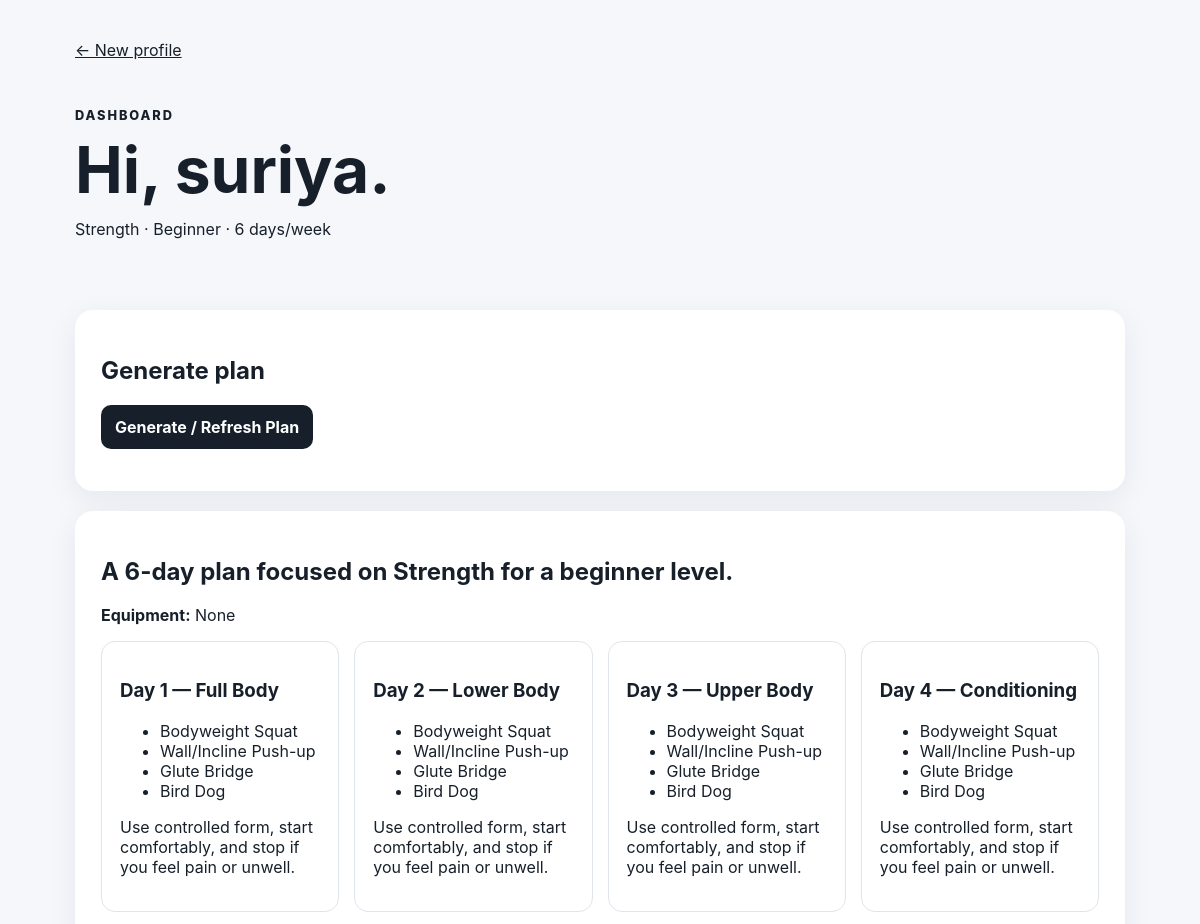
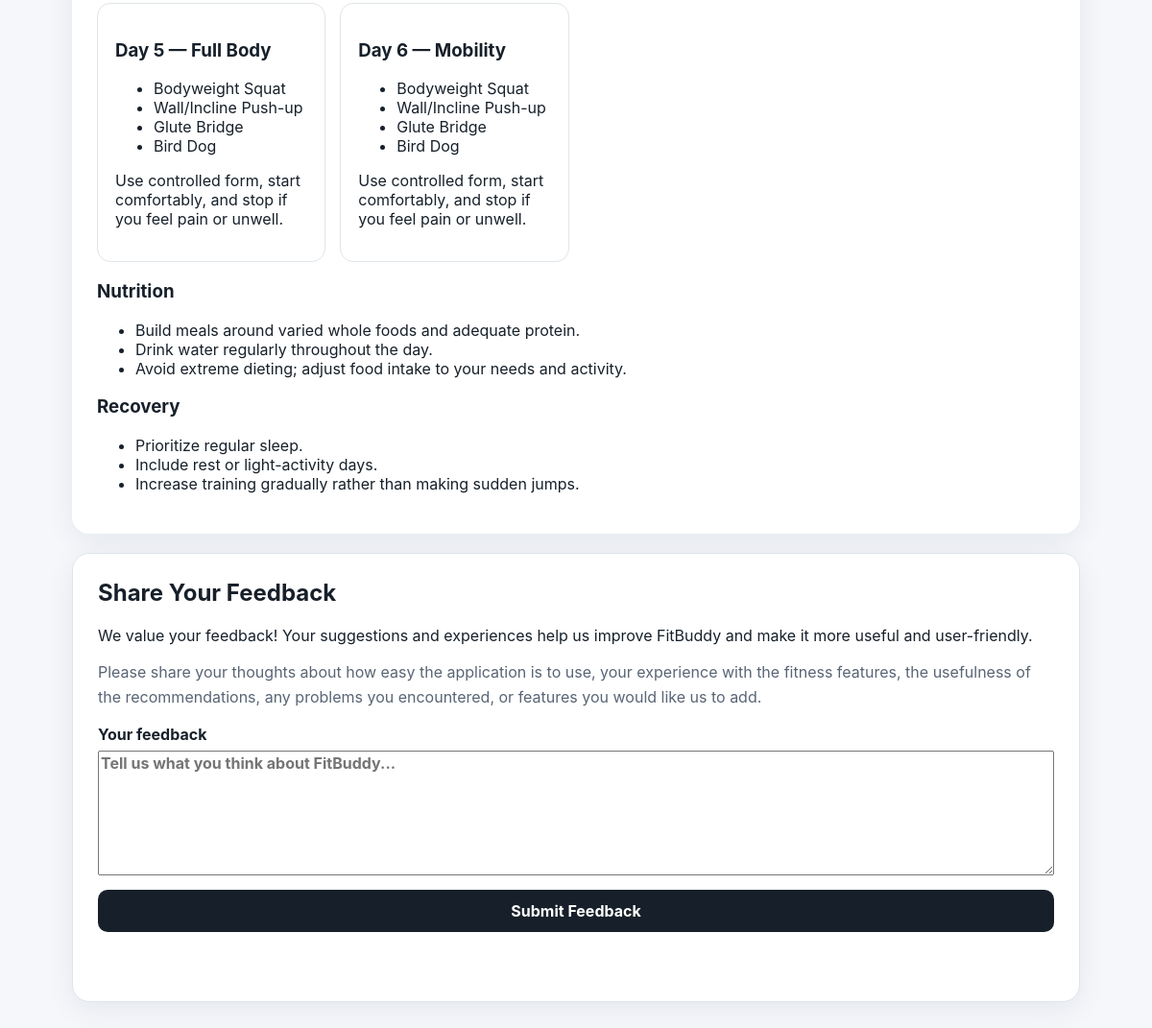
Screenshot of /dashboard/4 with the database file from the repository (2 pictures, top to bottom).
### app/models.py (models this page shows)
class UserProfile(Base):
    __tablename__ = "user_profiles"
    id: Mapped[int] = mapped_column(Integer, primary_key=True)
    name: Mapped[str] = mapped_column(String(100))
    age: Mapped[int] = mapped_column(Integer)
    goal: Mapped[str] = mapped_column(String(100))
    fitness_level: Mapped[str] = mapped_column(String(50))
    days_per_week: Mapped[int] = mapped_column(Integer)
    equipment: Mapped[str] = mapped_column(String(200), default="None")
    created_at: Mapped[datetime] = mapped_column(DateTime, default=datetime.utcnow)

### app/main.py (the view)
@app.get("/dashboard/{user_id}", response_class=HTMLResponse)
def dashboard(request: Request, user_id: int, db: Session = Depends(get_db)):
    profile = db.get(UserProfile, user_id)
    if not profile:
        raise HTTPException(status_code=404, detail="User not found")
    plan = db.query(FitnessPlan).filter_by(user_id=user_id).order_by(FitnessPlan.id.desc()).first()
    plan_data = json.loads(plan.content) if plan else None
    return templates.TemplateResponse(
        request=request,
        name="dashboard.html",
        context={"request": request, "profile": profile, "plan": plan_data},
    )

### app/templates/dashboard.html (shortened to what this page needs)
<!doctype html>
<html lang="en">
<head>
<title>FitBuddy Dashboard</title><link rel="stylesheet" href="/static/style.css">
</head>
<body>
<main class="container">
<a href="/" class="back">← New profile</a>
<section class="hero"><p class="eyebrow">DASHBOARD</p><h1>Hi, {{ profile.name }}.</h1>
<p>{{ profile.goal }} · {{ profile.fitness_level }} · {{ profile.days_per_week }} days/week</p></section>
<section class="card"><h2>Generate plan</h2><button id="generate">Generate / Refresh Plan</button><p id="status"></p></section>
{% if plan %}
<section class="card"><h2>{{ plan.summary }}</h2><p><strong>Equipment:</strong> {{ plan.equipment }}</p>
<div class="grid">{% for workout in plan.workouts %}<article class="workout">
<h3>{{ workout.day }} — {{ workout.focus }}</h3><ul>{% for exercise in workout.exercises %}<li>{{ exercise }}</li>{% endfor %}</ul>
<p>{{ workout.note }}</p></article>{% endfor %}</div>
<h3>Nutrition</h3><ul>{% for item in plan.nutrition %}<li>{{ item }}</li>{% endfor %}</ul>
<h3>Recovery</h3><ul>{% for item in plan.recovery %}<li>{{ item }}</li>{% endfor %}</ul>
</section>{% endif %}
<section class="card feedback-card">
<h2>Share Your Feedback</h2>
<p>We value your feedback! Your suggestions and experiences help us improve FitBuddy and make it more useful and user-friendly.</p>
<p class="feedback-help">Please share your thoughts about how easy the application is to use, your experience with the fitness features, the usefulness of the recommendations, any problems you encountered, or features you would like us to add.</p>
<form id="feedback-form">
<label for="feedback-message">Your feedback
<textarea id="feedback-message" name="message" rows="6" maxlength="2000" required placeholder="Tell us what you think about FitBuddy..."></textarea>
</label>
<button type="submit" id="feedback-submit">Submit Feedback</button>
<p id="feedback-status" role="status" aria-live="polite"></p>
</form>
</section>
</main>
</body></html>

### app/static/style.css (style rules this page uses)
:root { font-family:Inter,system-ui,Arial,sans-serif;color:#17202a;background:#f5f7fb }
* { box-sizing:border-box }
body { margin:0 }
.container { width:min(100% - 32px,1050px);margin:0 auto;padding:40px 0 70px }
.hero { padding:35px 0 }
.eyebrow { font-weight:800;letter-spacing:.15em;font-size:.8rem }
h1 { font-size:clamp(2rem,6vw,4rem);line-height:1.05;margin:8px 0 16px }
.card { background:#fff;border-radius:18px;padding:26px;margin:20px 0;box-shadow:0 8px 30px rgba(20,30,50,.07) }
form { display:grid;gap:15px }
label { display:grid;gap:7px;font-weight:700 }
input,select,button { font:inherit;padding:12px 14px;border:1px solid #ccd3dd;border-radius:10px }
button { cursor:pointer;background:#17202a;color:#fff;border:none;font-weight:700 }
.grid { display:grid;grid-template-columns:repeat(auto-fit,minmax(220px,1fr));gap:15px }
.workout { border:1px solid #e0e5eb;border-radius:14px;padding:18px }
.back { color:inherit }
.feedback-card { border:1px solid #e0e5eb }
.feedback-card h2 { margin-top:0 }
.feedback-help { color:#596575;line-height:1.6 }
.feedback-card textarea { font:inherit;resize:vertical;min-height:130px }
#feedback-status { min-height:1.4em;margin:8px 0 0;color:#3f4b59;font-weight:600 }

### rows the page displays
UserProfile: name "suriya", goal "Strength", fitness_level "Beginner", days_per_week "6", equipment "None"

### other values shown
{{ plan.summary }} "A 6-day plan focused on Strength for a beginner level."
{{ workout.day }} "Day 1" "Day 2" "Day 3" "Day 4" "Day 5" "Day 6"
{{ workout.focus }} "Full Body" "Lower Body" "Upper Body" "Conditioning" "Full Body" "Mobility"
{{ exercise }} "Bodyweight Squat" "Wall/Incline Push-up" "Glute Bridge" "Bird Dog" "Bodyweight Squat" "Wall/Incline Push-up" "Glute Bridge" "Bird Dog" "Bodyweight Squat" "Wall/Incline Push-up" "Glute Bridge" "Bird Dog" "Bodyweight Squat" "Wall/Incline Push-up" "Glute Bridge" "Bird Dog" "Bodyweight Squat" "Wall/Incline Push-up" "Glute Bridge" "Bird Dog" "Bodyweight Squat" "Wall/Incline Push-up" "Glute Bridge" "Bird Dog"
{{ workout.note }} "Use controlled form, start comfortably, and stop if you feel pain or unwell." "Use controlled form, start comfortably, and stop if you feel pain or unwell." "Use controlled form, start comfortably, and stop if you feel pain or unwell." "Use controlled form, start comfortably, and stop if you feel pain or unwell." "Use controlled form, start comfortably, and stop if you feel pain or unwell." "Use controlled form, start comfortably, and stop if you feel pain or unwell."
{{ item }} "Build meals around varied whole foods and adequate protein." "Drink water regularly throughout the day." "Avoid extreme dieting; adjust food intake to your needs and activity."
{{ item }} "Prioritize regular sleep." "Include rest or light-activity days." "Increase training gradually rather than making sudden jumps."
